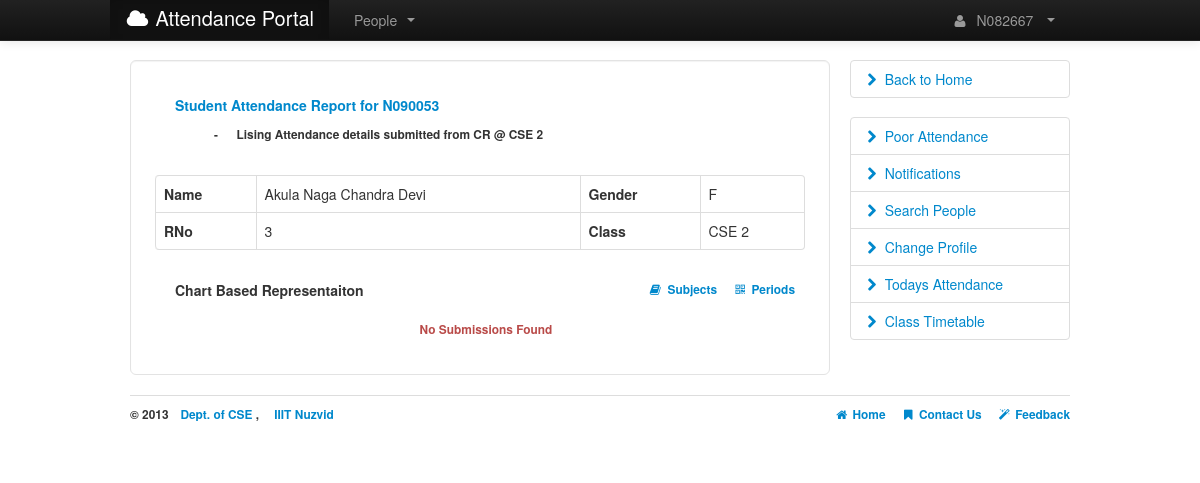
Page /students.php?N090053/sub (signed in) on the committed database.
### tables this page shows
CREATE TABLE IF NOT EXISTS `CSE09_Students` (
  `Id` varchar(10) NOT NULL,
  `RNo` int(2) NOT NULL DEFAULT '0',
  `Name` varchar(50) NOT NULL,
  `Gender` varchar(1) NOT NULL,
  `Branch` varchar(5) NOT NULL,
  `Class` int(1) NOT NULL,
  `Password` varchar(32) NOT NULL,
  `Picture` varchar(30) NOT NULL,
  `PhoneNo` varchar(10) NOT NULL DEFAULT '0',
  `Position` varchar(5) NOT NULL,
  PRIMARY KEY (`Id`)
);

### config/globals.php (called while the page is built, shortened)
<?php
$branchyear = 'CSE09';
?>

### config/settings.php (called while the page is built, shortened)
<?php
include 'globals.php';
$allowed_subjects=array("AOA","COA","COAL","PPL","PPLL","TOC");
?>

### students.php (the view, shortened to what this page needs)
<?php
require("functions.php");
function homepage($title) {
    if(!check_login()) header('location:login.php');
    else {
	echo "<!DOCTYPE html>\n<html>\n	<SCRIPT LANGUAGE=\"Javascript\" SRC=\"assets/charts/FusionCharts.js\"></SCRIPT>";
	echo "\n<body>";
	echo <<< a
	<div class='container'>
		<div id='error'></div>
		<div class='row'>
a;
	echo '<div class="span9"><div class="well well-large" style="background:#FFF;">';
	$reg1="/^N[0-9]{6}$/";
	$reg2="/^p|(sub)$/";
	$qs=$_SERVER["QUERY_STRING"];
	$va=explode("/",$qs);
	$qs1=$va[0];$qs2=$va[1];
if(preg_match($reg1,$qs1) and preg_match($reg2,$qs2)){
	include 'config/settings.php';
	$table = $branchyear.'_Students';
	$userid = $_SERVER["QUERY_STRING"];
	$resultant=explode("/",$userid);
	$id=$resultant[0];
    $mode=$resultant[1];
	$q = "select Name,Gender,Position, Branch, Class ,RNo from $table where Id = '$id'";
	$res = mysql_query($q) or die(mysql_error());
	$row = mysql_fetch_array($res);
	$username = ucwords(strtolower($row['Name']));
	$gender = $row['Gender'];
	$RNo=$row["RNo"];
	$class = $row['Class'];
	$branch = $row['Branch'];
	$colors=array('F6BD0F','8BBA00','FF8E46','8E468E','588526','008ED6','9D080D','D64646','B3AA00','A186BE','AFD8F8');
	shuffle($colors);
		echo <<< a
		<div id="step1" class="span6">
		<a ><h5>Student Attendance Report for $id </h5></a>
		<h6> &emsp;&emsp;&emsp; - &emsp; Lising Attendance details submitted from CR @ $branch $class</h6><br>
		</div>
		<table class="table table-hover table-bordered">
		<tbody>
		<tr><th>Name </th> <td>$username</td> <th>Gender </th> <td>$gender</td> </tr>
		<tr><th>RNo </th> <td>$RNo</td>  <th>Class </th> <td>$branch $class </td></tr>
		</tbody>
		</table>
	<div id="step1" class="span4">
		<h5>Chart Based Representaiton </h5>
	</div>
	<div id="side1" class="span4" >
		<h6 class='text-right'><a href='?$id/sub' ><i class='icon-book'></i>&nbsp; Subjects</a> &emsp; <a href='?$id/p'><i class='icon-qrcode'></i>&nbsp; Periods</a></h6>
	</div>
a;
	if(strtolower($mode)=="sub"){
		$query=mysql_query("Select * from ".$branch.$class."_Subjects where RNo='$RNo';")  or die(mysql_error());
		$subjectwise=mysql_fetch_array($query) or die(mysql_error());
		$tr='';
		$strXML="<graph caption='Subject Wise Attendance Report' formatNumberScale='1' rotateValues='1' decimalPrecision='1' numberSuffix='%' xAxisName='Subjects' yAxisName='Performance'>";
		$datasetp='';
		$nc_cls = 0;
		for($i=0;$i<count($allowed_subjects);$i++)
		{
				$tnoc=($subjectwise[$allowed_subjects[$i]."_P"])+($subjectwise[$allowed_subjects[$i]."_A"]);
				if($tnoc==0){
					$nc_cls++;
					$performance="N/A  ";
					$st="error";
					$remarks="CNYS";}
				$tr.='<tr>
					<td style="text-align:center;">'.($i+1).'</td>
					<td style="text-align:center;"> <b>'.$allowed_subjects[$i].'</b> </td>
					<td style="text-align:center;"> <b>'.$tnoc.'</b> </td>
					<td style="text-align:center;" class="text-success"><b> '.$subjectwise[$allowed_subjects[$i]."_P"].'</b> </td>
					<td style="text-align:center;" class="text-error"><b> '.$subjectwise[$allowed_subjects[$i]."_A"].' </b></td>
					<td style="text-align:center;" class="text-'.$st.'"><b>'.$performance.'</b></td>
					<td style="text-align:center;" class="text-'.$st.'"><b>'.$remarks.'</b></td>
				</tr>';
				$datasetp.="<set name='".$allowed_subjects[$i]."' value='".round($performance,1)."' color='".$colors[$i]."'/>";
		}
		$strXML.=$datasetp."</graph>";
		if($nc_cls != count($allowed_subjects)) {
		echo renderChart("assets/charts/FCF_Column3D.swf", "", $strXML, "FactorySum", 650, 380);
		echo <<<table_head
		<h5> Subject Wise Attendance Representation </h5><br>
		<table class="table  table-hover table-bordered "  style="padding:0px;">
			<thead>
				<tr>
				<th style="text-align:center;"  rowspan="2" valign="top"> SNo  </th>
                                <th style="text-align:center;"   valign="top"> Subject  </th>
                                <th  style="text-align:center;"  > Classes </th> <th  style="text-align:center;" > Presents </th>
                                <th  style="text-align:center;"  > Absents </th>  <th  style="text-align:center;"  > Performance </th>
                                <th  style="text-align:center;" > Remarks </th>
				</tr>
			</thead>
			<tbody>
table_head;
		echo $tr;
		echo <<<tableend
			</tbody>
		</table>
		<br><div class='alert alert-info'><a class='close' data-dismiss='alert'>&times;</a><strong>CNYS </strong>: Classes Not Yet Started </div>
	<br>
tableend;
	}
	else echo "<br><br><h6 class='text-error text-center'>&emsp;No Submissions Found<br></h6>";
}
}
	else echo "<script type='text/javascript'>show_error('Error: Invalid Syntax given..');</script>";
	echo <<< b
	</div>
	</div>
	<div class='span3'>
b;
	echo "</div></div></div>";
	echo "\n</body>\n</html>";
	}
}
homepage("Attendance Portal - Home");
?>

### assets/css/application.css (style rules this page uses)
body { margin-top:60px; }

### rows in the picture
cse09_students: Branch "CSE", Class "2", Name "Akula Naga Chandra Devi", Gender "F", RNo "3"

### other values in the picture
$userid "N082667"
$id "N090053"
